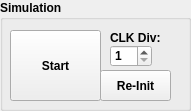
   <widget class="QGroupBox" name="widget_sim">
    <property name="geometry">
     <rect>
      <x>600</x>
      <y>560</y>
      <width>191</width>
      <height>111</height>
     </rect>
    </property>
    <property name="font">
     <font>
      <weight>75</weight>
      <bold>true</bold>
     </font>
    </property>
    <property name="title">
     <string>Simulation</string>
    </property>
    <widget class="QPushButton" name="sim_start">
     <property name="geometry">
      <rect>
       <x>10</x>
       <y>30</y>
       <width>91</width>
       <height>71</height>
      </rect>
     </property>
     <property name="font">
      <font>
       <weight>75</weight>
       <italic>false</italic>
       <bold>true</bold>
      </font>
     </property>
     <property name="text">
      <string>Start</string>
     </property>
    </widget>
    <widget class="QPushButton" name="sim_reset">
     <property name="geometry">
      <rect>
       <x>100</x>
       <y>70</y>
       <width>71</width>
       <height>31</height>
      </rect>
     </property>
     <property name="text">
      <string>Re-Init</string>
     </property>
    </widget>
    <widget class="QSpinBox" name="sim_clk_div">
     <property name="geometry">
      <rect>
       <x>110</x>
       <y>45</y>
       <width>42</width>
       <height>22</height>
      </rect>
     </property>
     <property name="minimum">
      <number>1</number>
     </property>
     <property name="maximum">
      <number>5</number>
     </property>
    </widget>
    <widget class="QLabel" name="sim_clk_div_intro">
     <property name="geometry">
      <rect>
       <x>110</x>
       <y>30</y>
       <width>61</width>
       <height>16</height>
      </rect>
     </property>
     <property name="font">
      <font>
       <weight>75</weight>
       <bold>true</bold>
      </font>
     </property>
     <property name="text">
      <string>CLK Div:</string>
     </property>
    </widget>
   </widget>
